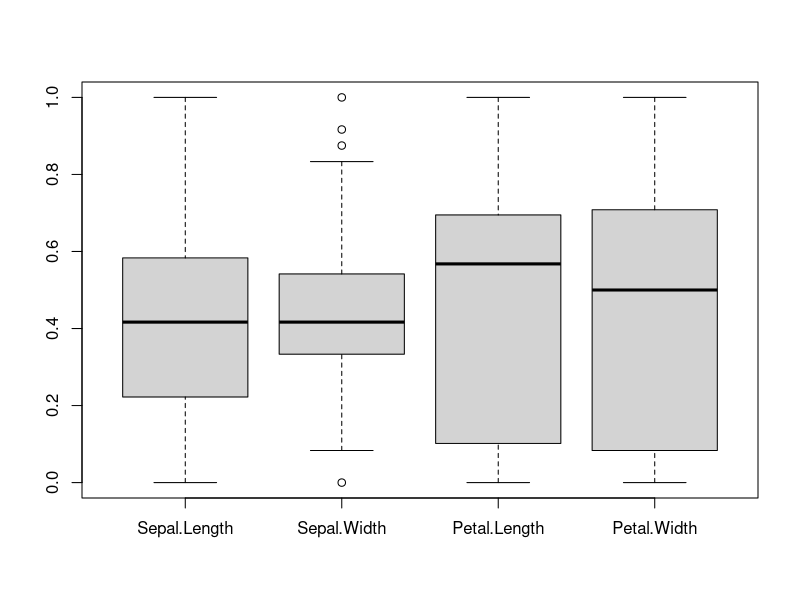
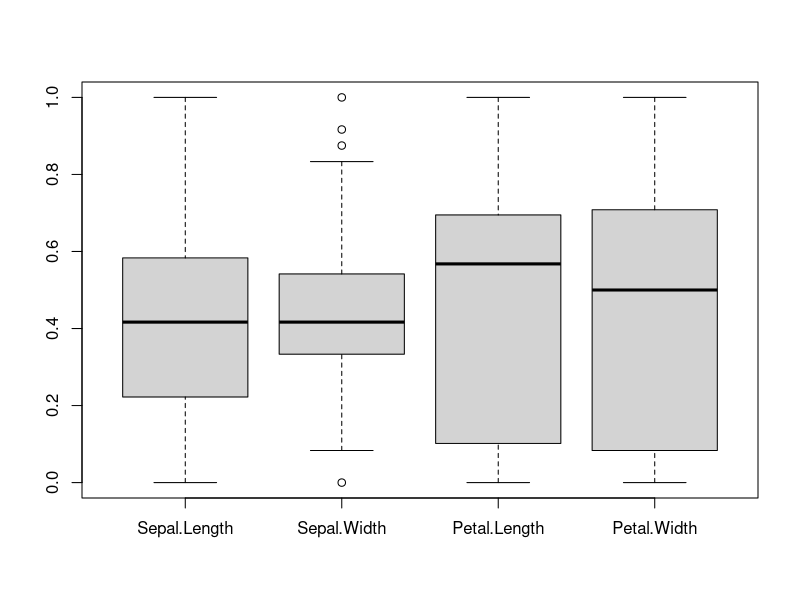

R code for these plots, in order:
# iris dataset in da
da<-iris
#applying knn in iris dataset
# Splitting the dataset into training and testing set
set.seed(123)
norm<-function(x){(x-min(x))/(max(x)-min(x))}
da_norm<-as.data.frame(lapply(da[1:4],norm))
View(da_norm)
boxplot(da_norm)

y<-sample(2,nrow(da),replace = T, prob = c(0.7,0.3))
train<-da_norm[y==1,]
test<-da_norm[y==2,]
View(train)
View(test)
k<-sqrt<-(nrow(train))
k
# Applying KNN
library(class)
knn_pred<-knn(train=train,test=test,cl=da[y==1,5],k=106)

accuracy<-sum(knn_pred==iris[2,5])/length(knn_pred)
accuracy







#apply knn to iris dataset and check accuracy

# Load necessary library
library(class)

# Example data

# iris dataset in da

da<-iris
#applying knn in iris dataset
# Splitting the dataset into training and testing set

set.seed(123)
norm<-function(x){(x-min(x))/(max(x)-min(x))}
da_norm<-as.data.frame(lapply(da[1:4],norm))

View(da_norm)
boxplot(da_norm)

y<-sample(2,nrow(da),replace = T, prob = c(0.7,0.3))

train<-da_norm[y==1,]
test<-da_norm[y==2,]

View(train)
View(test)

k<-sqrt<-(nrow(train))
k

# Applying KNN
library(class)

knn_pred<-knn(train=train,test=test,cl=da[y==1,5],k=106)

accuracy<-sum(knn_pred==iris[2,5])/length(knn_pred)
accuracy
